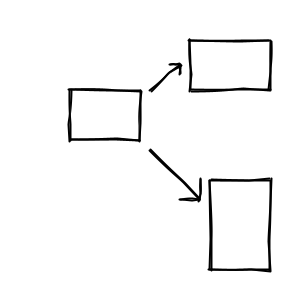
Frame 1 (no input)
Frame 60 (the mouse pressed at the canvas centre just before this capture): identical to frame 1, image omitted
Frame 120 (the mouse held since frame 60 and released just before this capture): identical to frame 1, image omitted

The Processing sketch that drew this single still picture (run headless with seeded random() and noise(); from frame 60 on, the mouse is pressed at the canvas centre):

// Processing sketch: felttip_handdrawn
// ── felttip_handdrawn.pde
/**
A simulation of handdrawn lines by <a href="http://www.local-guru.net/blog/>Guru</a>
*/

int seed = int(random(1024));

void setup() {
  size(300,300);
  smooth();
}

void draw() {
  randomSeed(seed);
  background(255);
  strokeWeight(2);
  stroke(0);
  ftline( 150, 150, 200,200);
  ftline( 180,200,200,200);
  ftline( 200,180, 200, 200);

  ftline( 150,90, 180,65);
  ftline( 180,75, 180,65);
  ftline( 170,65, 180,65);

  ftrect(70,90,70,50);
  ftrect(210,180,60,90);
  ftrect(190,40,80,50);
  
}

void ftline( float x1, float y1, float x2, float y2 ) {
  beginShape();
  vertex( x1 + random(-2,2), y1 +random(-2,2));
  curveVertex( x1 + random(-2,2), y1 +random(-2,2));
  curveVertex( x1+(x2 -x1)/3 + random(-2,2), y1 + (y2-y1)/3 +random(-2,2));
  curveVertex( x1+2*(x2-x1)/3 + random(-2,2), y1+ 2*(y2-y1)/3 +random(-2,2)); 
  curveVertex( x2 + random(-2,2), y2 +random(-2,2));
  vertex( x2 + random(-2,2), y2 +random(-2,2));
  endShape();  

  beginShape();
  vertex( x1 + random(-1,1), y1 +random(-1,1));
  curveVertex( x1 + random(-1,1), y1 +random(-1,1));
  curveVertex( x1+(x2 -x1)/3 + random(-1,1), y1 + (y2-y1)/3 +random(-1,1));
  curveVertex( x1+2*(x2-x1)/3 + random(-1,1), y1+ 2*(y2-y1)/3 +random(-1,1)); 
  curveVertex( x2 + random(-1,1), y2 +random(-1,1));
  vertex( x2 + random(-1,1), y2 +random(-1,1));
  endShape();  
}

void ftrect( float x1, float y1, float w, float h ) { 
 
  ftline( x1, y1, x1, y1 + h );
  ftline( x1, y1, x1 + w, y1 );
  ftline( x1+w, y1, x1+w, y1+h ); 
  ftline( x1, y1+h, x1+w, y1+h );
  
}

void keyPressed() {
   seed = int(random(1024));
}
